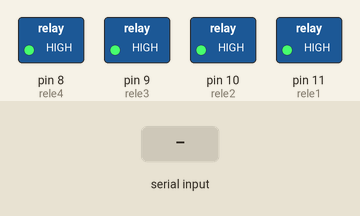
This sketch was run on a simulated Arduino Uno, built with avr-gcc and run on an emulated ATmega328P. Shown: switched loads named in the sketch (green lamp = pin HIGH). The inputs (shaded band) are chosen by the test bench. What the sketch prints to the serial monitor is not drawn.

Above: at 1.2 s.
1.3 s: "1" received over the second serial link
At 2.1 s:
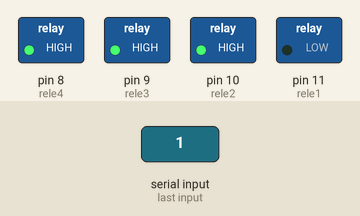
2.8 s: "2" received over the second serial link
At 3.2 s:
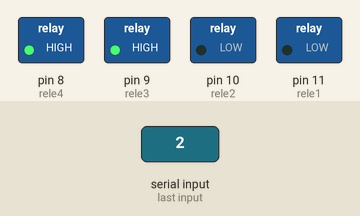
4.3 s: "3" received over the second serial link
At 5.5 s:
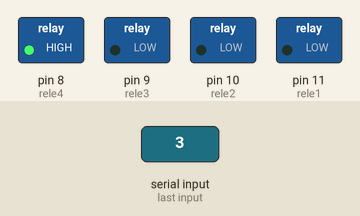
5.8 s: "4" received over the second serial link
At 6.7 s:
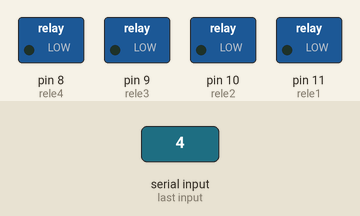
7.3 s: "a" received over the second serial link
At 7.8 s:
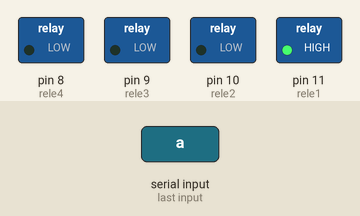
8.8 s: "b" received over the second serial link
At 10.2 s:
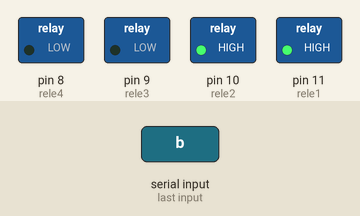
Timing chart, 0 to 11.3 s (numbered marks = the images above; inputs shaded):
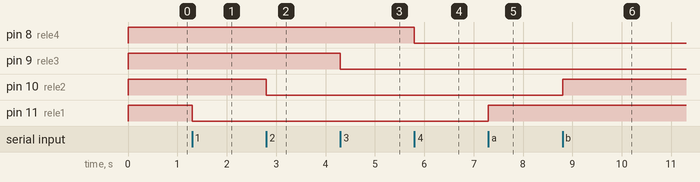

The sketch:

BLUETOOTH_CARGA.ino
```cpp
#include <SoftwareSerial.h>

const int rele1 = 11;
const int rele2 = 10;
const int rele3 = 9;
const int rele4 = 8;

SoftwareSerial bt(2, 3); // RX, TX

void setup() {
  Serial.begin(9600);
  bt.begin(9600);

  pinMode(rele1, OUTPUT);
  pinMode(rele2, OUTPUT);
  pinMode(rele3, OUTPUT);
  pinMode(rele4, OUTPUT);

  // Iniciar apagados
  digitalWrite(rele1, HIGH);
  digitalWrite(rele2, HIGH);
  digitalWrite(rele3, HIGH);
  digitalWrite(rele4, HIGH);

  Serial.println("SISTEMA LISTO");
}

void loop() {
  if (bt.available()) {
    char c = bt.read();

    // Tus comandos originales
    if (c == '1') digitalWrite(rele1, LOW);
    if (c == '2') digitalWrite(rele2, LOW);
    if (c == '3') digitalWrite(rele3, LOW);
    if (c == '4') digitalWrite(rele4, LOW);

    if (c == 'a') digitalWrite(rele1, HIGH);
    if (c == 'b') digitalWrite(rele2, HIGH);
    if (c == 'c') digitalWrite(rele3, HIGH);
    if (c == 'd') digitalWrite(rele4, HIGH);

    if (c == '0') {
      digitalWrite(rele1, LOW);
      digitalWrite(rele2, LOW);
      digitalWrite(rele3, LOW);
      digitalWrite(rele4, LOW);
    }

    if (c == 'z') {
      digitalWrite(rele1, HIGH);
      digitalWrite(rele2, HIGH);
      digitalWrite(rele3, HIGH);
      digitalWrite(rele4, HIGH);
    }
  }
}
```

Measured:
- after the input at 1.3 s, pin 11 (rele1): HIGH → LOW at once
- after the input at 2.8 s, pin 10 (rele2): HIGH → LOW at once
- after the input at 4.3 s, pin 9 (rele3): HIGH → LOW at once
- after the input at 5.8 s, pin 8 (rele4): HIGH → LOW at once
- after the input at 7.3 s, pin 11 (rele1): LOW → HIGH at once
- after the input at 8.8 s, pin 10 (rele2): LOW → HIGH at once
